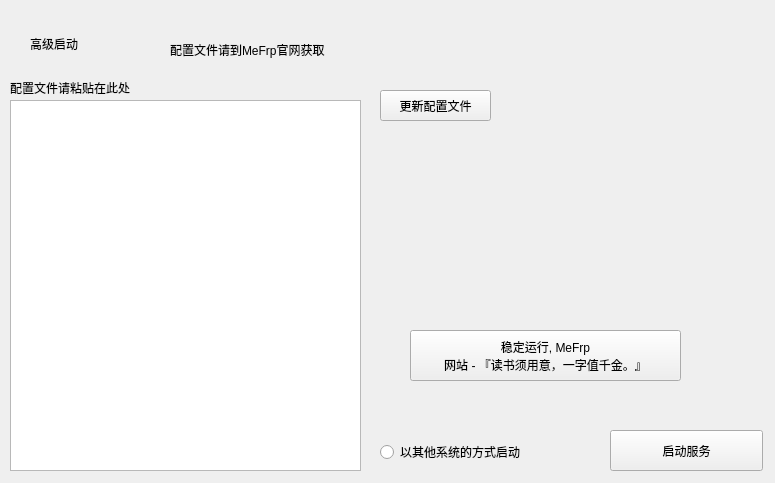
<?xml version="1.0" encoding="UTF-8"?>
<ui version="4.0">
 <class>pb</class>
 <widget class="QWidget" name="pb">
  <property name="geometry">
   <rect>
    <x>0</x>
    <y>0</y>
    <width>775</width>
    <height>483</height>
   </rect>
  </property>
  <property name="windowTitle">
   <string>Form</string>
  </property>
  <widget class="TextEdit" name="TextEdit">
   <property name="geometry">
    <rect>
     <x>10</x>
     <y>100</y>
     <width>351</width>
     <height>371</height>
    </rect>
   </property>
  </widget>
  <widget class="SubtitleLabel" name="SubtitleLabel">
   <property name="geometry">
    <rect>
     <x>30</x>
     <y>30</y>
     <width>119</width>
     <height>28</height>
    </rect>
   </property>
   <property name="text">
    <string>高级启动</string>
   </property>
  </widget>
  <widget class="CardWidget" name="CardWidget_2">
   <property name="geometry">
    <rect>
     <x>150</x>
     <y>30</y>
     <width>421</width>
     <height>41</height>
    </rect>
   </property>
   <widget class="StrongBodyLabel" name="StrongBodyLabel_3">
    <property name="geometry">
     <rect>
      <x>20</x>
      <y>10</y>
      <width>271</width>
      <height>19</height>
     </rect>
    </property>
    <property name="text">
     <string>配置文件请到MeFrp官网获取</string>
    </property>
   </widget>
  </widget>
  <widget class="CaptionLabel" name="CaptionLabel">
   <property name="geometry">
    <rect>
     <x>10</x>
     <y>80</y>
     <width>131</width>
     <height>16</height>
    </rect>
   </property>
   <property name="text">
    <string>配置文件请粘贴在此处</string>
   </property>
  </widget>
  <widget class="RadioButton" name="RadioButton">
   <property name="geometry">
    <rect>
     <x>380</x>
     <y>440</y>
     <width>181</width>
     <height>24</height>
    </rect>
   </property>
   <property name="text">
    <string>以其他系统的方式启动</string>
   </property>
  </widget>
  <widget class="PrimaryPushButton" name="PrimaryPushButton">
   <property name="geometry">
    <rect>
     <x>610</x>
     <y>430</y>
     <width>153</width>
     <height>41</height>
    </rect>
   </property>
   <property name="text">
    <string>启动服务</string>
   </property>
  </widget>
  <widget class="PrimaryPushButton" name="PrimaryPushButton_2">
   <property name="geometry">
    <rect>
     <x>380</x>
     <y>90</y>
     <width>111</width>
     <height>31</height>
    </rect>
   </property>
   <property name="text">
    <string>更新配置文件</string>
   </property>
  </widget>
  <widget class="QLabel" name="label">
   <property name="geometry">
    <rect>
     <x>380</x>
     <y>130</y>
     <width>381</width>
     <height>281</height>
    </rect>
   </property>
   <property name="styleSheet">
    <string notr="true">border-image: url(:/img/resource/img2.png);</string>
   </property>
   <property name="text">
    <string/>
   </property>
  </widget>
  <widget class="HyperlinkButton" name="HyperlinkButton">
   <property name="geometry">
    <rect>
     <x>410</x>
     <y>330</y>
     <width>271</width>
     <height>51</height>
    </rect>
   </property>
   <property name="text">
    <string>稳定运行, MeFrp
网站 - 『读书须用意，一字值千金。』</string>
   </property>
  </widget>
 </widget>
 <customwidgets>
  <customwidget>
   <class>HyperlinkButton</class>
   <extends>QPushButton</extends>
   <header>qfluentwidgets</header>
  </customwidget>
  <customwidget>
   <class>PushButton</class>
   <extends>QPushButton</extends>
   <header>qfluentwidgets</header>
  </customwidget>
  <customwidget>
   <class>PrimaryPushButton</class>
   <extends>PushButton</extends>
   <header>qfluentwidgets</header>
  </customwidget>
  <customwidget>
   <class>RadioButton</class>
   <extends>QRadioButton</extends>
   <header>qfluentwidgets</header>
  </customwidget>
  <customwidget>
   <class>CardWidget</class>
   <extends>QFrame</extends>
   <header>qfluentwidgets</header>
   <container>1</container>
  </customwidget>
  <customwidget>
   <class>CaptionLabel</class>
   <extends>QLabel</extends>
   <header>qfluentwidgets</header>
  </customwidget>
  <customwidget>
   <class>StrongBodyLabel</class>
   <extends>QLabel</extends>
   <header>qfluentwidgets</header>
  </customwidget>
  <customwidget>
   <class>SubtitleLabel</class>
   <extends>QLabel</extends>
   <header>qfluentwidgets</header>
  </customwidget>
  <customwidget>
   <class>TextEdit</class>
   <extends>QTextEdit</extends>
   <header>qfluentwidgets</header>
  </customwidget>
 </customwidgets>
 <resources>
  <include location="rc.qrc"/>
 </resources>
 <connections/>
</ui>
